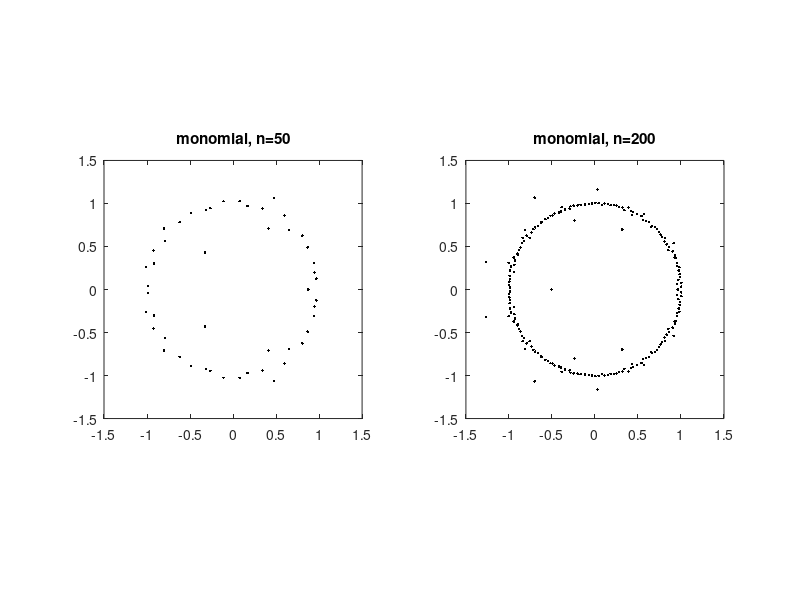

MATLAB code to generate this figure: (Note: this script raises an error after producing the figure.)
%% Roots of random polynomials
% Nick Trefethen, November 2011

%%
% (Chebfun example roots/RandomPolynomials.m)
% [Tags: #random, #ROOTS]

%%
% If $p(z) = a_0 + a_1 z + \cdots + a_n z^n$ is a polynomial with random
% coefficients, its roots tend to lie near the unit circle [1,2]. To be
% specific, suppose $a_0,\ldots,a_{n-1}$ are independent real numbers from the
% standard normal distribution, with $a_n=1$. Here are typical pictures for $n
% = 50$ and $n = 200$, based on the MATLAB `roots` command. Incidentally, such
% computations are numerically stable [4]; the well-known difficulties of
% polynomial rootfinding pertain mainly to problems with roots away from the
% unit circle and coefficients far from random.
nn = [50 200];
for j = 1:2
    subplot(1,2,j)
    n = nn(j);
    a = [1; randn(n,1)];
    r = roots(a);
    plot(r,'.k')
    axis(1.5*[-1 1 -1 1]), axis square
    title(['monomial, n=' int2str(n)])
end

%%
% The reason these roots lie near the unit circle is that the monomials
% $1, z, z^2,\ldots$ are orthogonal polynomials defined on that set. For
% orthogonal polynomials defined on a different region of the complex plane,
% we get roots tending to cluster on the boundary of that region [3]. In
% particular, the best-known families of orthogonal polynomials are defined
% over $[-1,1]$, and random polynomials expressed in these bases tend to have
% roots near $[-1,1]$. The Chebfun `roots` command provides an easy way to
% compute roots of such polynomials stably. For example, here is what happens
% if we repeat the experiment above but for random polynomials in the basis of
% Chebyshev polynomials, i.e., $p = a_0 + a_1 T_1 + \cdots + a_n T_n$.
rng(1)
for j = 1:2
    subplot(1,2,j)
    n = nn(j);
    a = [1; randn(n,1)];
    p = chebfun(a,'coeffs');
    r = roots(p,'all');
    plot(r,'.k')
    axis(1.5*[-1 1 -1 1]), axis square
    title(['Chebyshev, n=' int2str(n)])
end

%%
% Legendre polynomials are orthogonal over the same interval $[-1,1]$, so the
% results aren't much different:
for j = 1:2
    subplot(1,2,j)
    n = nn(j);
    a = [1; randn(n,1)];
    A = legpoly(n:-1:0);
    p = A*a;
    r = roots(p,'all');
    plot(r,'.k')
    axis(1.5*[-1 1 -1 1]), axis square
    title(['Legendre, n=' int2str(n)])
end

%% References
%
% 1. J. Hammersley, The zeros of a random polynomial, _Proceedings of the Third
%    Berkeley Symposium on Mathematical Statistics and Probability_, 1954-1955,
%    U. California Press, 1956, pp. 89-111.
%
% 2. L. A. Shepp and R. J. Vanderbei, The complex zeros of random polynomials,
%    _Transactions of the American Mathematical Society_, 347 (1995), 4365-4384.
%
% 3. B. Shiffman and S. Zelditch, Equilibrium distribution of zeros of random
%    polynomials, _International Mathematical Research Notices_, 2003, pp.
%    25-49.
%
% 4. K.-C. Toh and L. N. Trefethen, Pseudozeros of polynomials and
%    pseudospectra of companion matrices, _Numerische Mathematik_, 68 (1994),
%    403-425.
